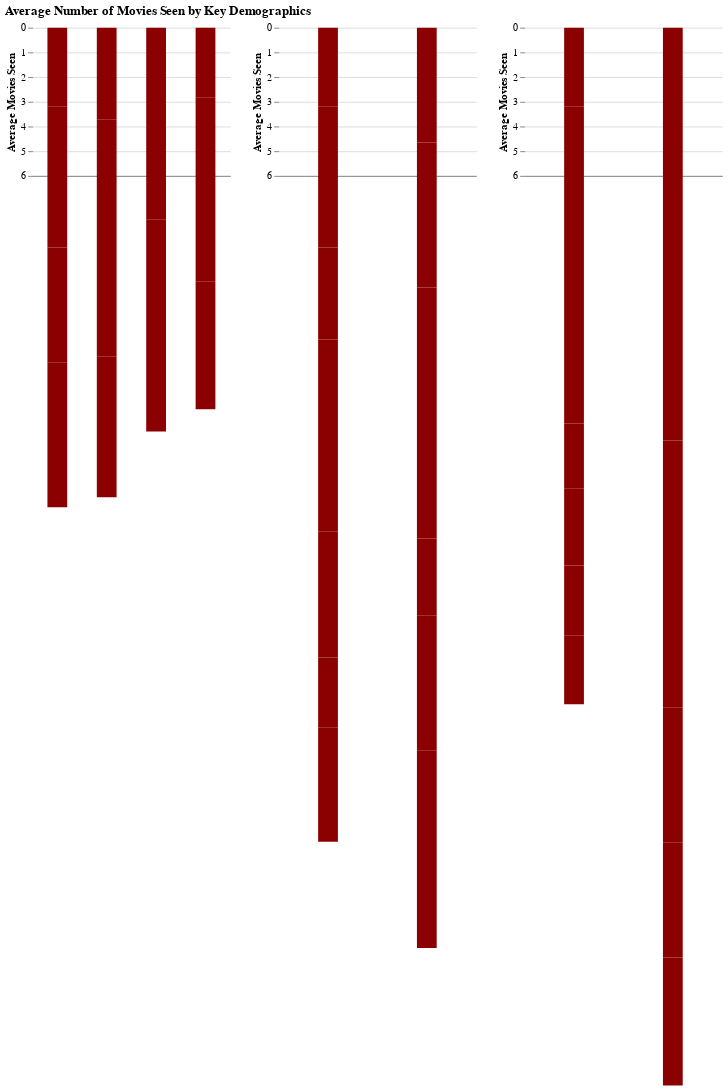

The cell this chart's notebook holds for it:
### Code cell
# Calculate average movies seen for each category
average_movies = x.groupby(['Age', 'Gender', 'Do you consider yourself to be a fan of the Star Wars film franchise?']).mean().reset_index()


base = alt.Chart(average_movies).mark_bar(color='darkred', size=20).encode(
    y=alt.Y('movies_seen:Q', title='Average Movies Seen', scale=alt.Scale(domain=[0, 6], reverse=True), axis=alt.Axis(grid=True, tickCount=7))
).properties(
    width=200,
    height=150
)

# Repeat the chart across different columns
repeat_chart = base.encode(
    x=alt.X(alt.repeat('column'), axis=alt.Axis(title=None, grid=True))
).repeat(
    column=['Age', 'Gender', 'Do you consider yourself to be a fan of the Star Wars film franchise?']
).resolve_scale(
    x='independent',
    y='shared'
).properties(
    title='Average Number of Movies Seen by Key Demographics',
)

repeat_chart

### Figure 1 — Vega-Lite specification as saved in the notebook (floating-point values rounded to 4 significant figures)
{"config": {"title": {"anchor": "start"}, "axisX": {"domain": true}, "axisY": {"domain": false}, "background": "White", "view": {"stroke": "transparent"}, "range": {"category": ["#b62321", "#a1a332", "#15509F", "#3b444b", "#d7c078", "#DC5026"], "sequential": ["#b62321", "#bd4232", "#c36244", "#ca8155", "#d0a167", "#d7c078"], "diverging": ["#15509f", "#638abf", "#B1c5df", "#ffffff", "#f3c5b7", "#e88a6e", "#dc5026"]}, "area": {}, "line": {}, "point": {}, "text": {}, "bar": {}}, "repeat": {"column": ["Age", "Gender", "Do you consider yourself to be a fan of the Star Wars film franchise?"]}, "spec": {"data": {"name": "data-4887ee52d37f361645f8a98f88a2af0c"}, "mark": {"type": "bar", "color": "darkred", "size": 20}, "encoding": {"x": {"axis": {"grid": true, "title": null}, "field": {"repeat": "column"}}, "y": {"axis": {"grid": true, "tickCount": 7}, "field": "movies_seen", "scale": {"domain": [0, 6], "reverse": true}, "title": "Average Movies Seen", "type": "quantitative"}}, "height": 150, "width": 200}, "resolve": {"scale": {"x": "independent", "y": "shared"}}, "title": "Average Number of Movies Seen by Key Demographics", "$schema": "https://vega.github.io/schema/vega-lite/v5.20.1.json", "datasets": {"data-4887ee52d37f361645f8a98f88a2af0c": [{"Age": "18-29", "Gender": "Female", "Do you consider yourself to be a fan of the Star Wars film franchise?": "No", "movies_seen": 3.179}, {"Age": "18-29", "Gender": "Female", "Do you consider yourself to be a fan of the Star Wars film franchise?": "Yes", "movies_seen": 5.721}, {"Age": "18-29", "Gender": "Male", "Do you consider yourself to be a fan of the Star Wars film franchise?": "No", "movies_seen": 4.647}, {"Age": "18-29", "Gender": "Male", "Do you consider yourself to be a fan of the Star Wars film franchise?": "Yes", "movies_seen": 5.87}, {"Age": "30-44", "Gender": "Female", "Do you consider yourself to be a fan of the Star Wars film franchise?": "No", "movies_seen": 3.724}, {"Age": "30-44", "Gender": "Female", "Do you consider yourself to be a fan of the Star Wars film franchise?": "Yes", "movies_seen": 5.12}, {"Age": "30-44", "Gender": "Male", "Do you consider yourself to be a fan of the Star Wars film franchise?": "No", "movies_seen": 4.476}, {"Age": "30-44", "Gender": "Male", "Do you consider yourself to be a fan of the Star Wars film franchise?": "Yes", "movies_seen": 5.691}, {"Age": "45-60", "Gender": "Female", "Do you consider yourself to be a fan of the Star Wars film franchise?": "No", "movies_seen": 2.641}, {"Age": "45-60", "Gender": "Female", "Do you consider yourself to be a fan of the Star Wars film franchise?": "Yes", "movies_seen": 5.113}, {"Age": "45-60", "Gender": "Male", "Do you consider yourself to be a fan of the Star Wars film franchise?": "No", "movies_seen": 3.108}, {"Age": "45-60", "Gender": "Male", "Do you consider yourself to be a fan of the Star Wars film franchise?": "Yes", "movies_seen": 5.484}, {"Age": "> 60", "Gender": "Female", "Do you consider yourself to be a fan of the Star Wars film franchise?": "No", "movies_seen": 2.821}, {"Age": "> 60", "Gender": "Female", "Do you consider yourself to be a fan of the Star Wars film franchise?": "Yes", "movies_seen": 4.643}, {"Age": "> 60", "Gender": "Male", "Do you consider yourself to be a fan of the Star Wars film franchise?": "No", "movies_seen": 2.8}, {"Age": "> 60", "Gender": "Male", "Do you consider yourself to be a fan of the Star Wars film franchise?": "Yes", "movies_seen": 5.188}]}}
